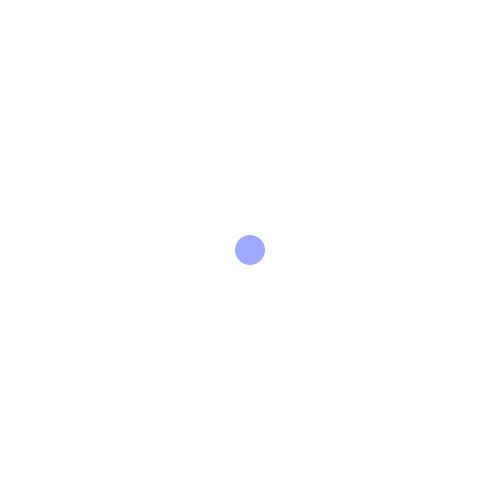
Frame 1 (no input)
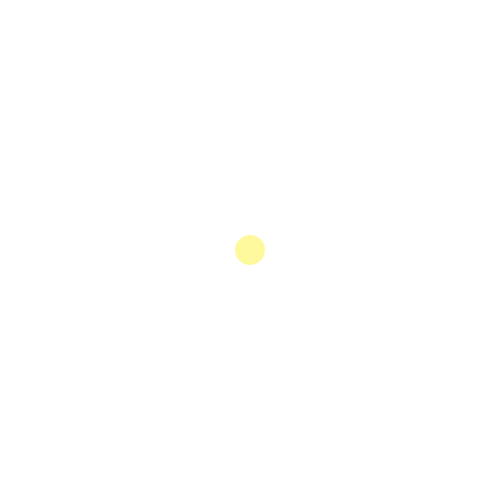
Frame 60 (the mouse pressed at the canvas centre just before this capture)
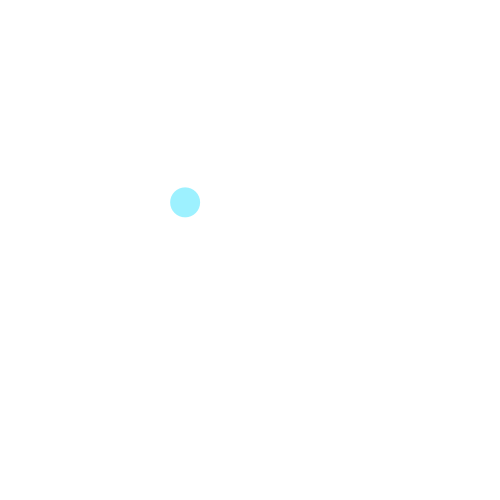
Frame 120 (the mouse held since frame 60 and released just before this capture)

The Processing sketch that drew these frames (run headless with seeded random() and noise(); from frame 60 on, the mouse is pressed at the canvas centre):

// Processing sketch: processing_119234
// ── processing_119234.pde

float posX = 250; 
float posY = 250; 

void setup()
{
  size(500,500);
  background(255);
  colorMode(HSB);
}
void draw()
{

  background(255);
  noStroke();
  fill(random(255),250,255,100);
  ellipse(posX,posY,30,30);
}

void mousePressed()
{
 posX = random(0,500);
 posY = random(0,500);
  
}  
